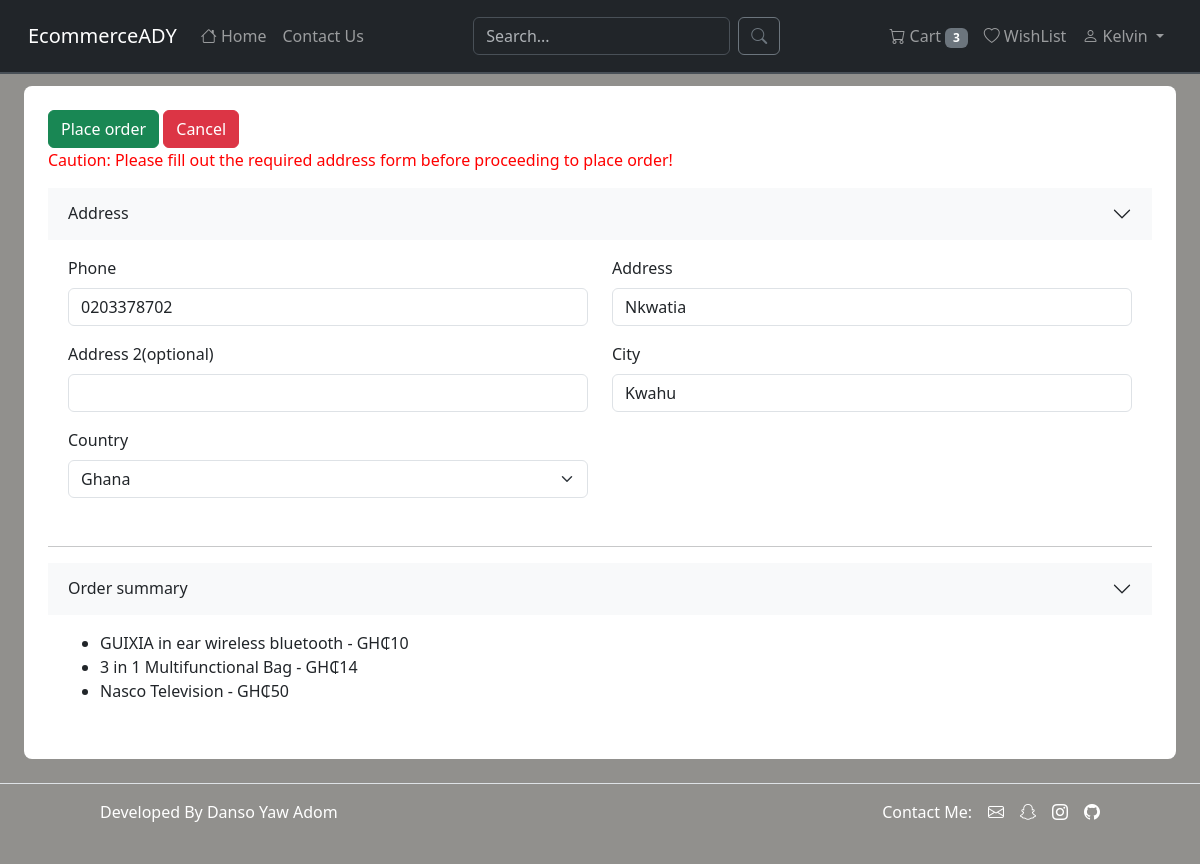
/checkout (signed in), run on the app's committed database.
### ecommerce/models.py (models this page shows, shortened)
class User(db.Model, UserMixin):
	id = db.Column(db.Integer, primary_key=True)
	first_name = db.Column(db.String(120), nullable=False)
	last_name = db.Column(db.String(120), nullable=False)
	email = db.Column(db.String(50), unique=True, nullable=False)
	password = db.Column(db.String(120), nullable=False)
	timestamp = db.Column(db.DateTime, default=datetime.utcnow, nullable=False)
	cart = db.relationship('Cart', backref='user', lazy=True)
	wish_list = db.relationship('WishList', backref='user', lazy=True)
	orders = db.relationship('Orders', backref='user', lazy=True)
	role = db.Column(db.String(50), nullable=False, default='normal')
	phone = db.Column(db.String(120), nullable=True)
	address = db.Column(db.String(120), nullable=True)
	address2 = db.Column(db.String(120), nullable=True)
	city = db.Column(db.String(120), nullable=True)
	zip_code = db.Column(db.String(120), nullable=True)
	country = db.Column(db.String(120), nullable=True)

class Product(db.Model):
	id = db.Column(db.Integer, primary_key=True)
	name = db.Column(db.String(100), nullable=False)
	description = db.Column(db.String(50), nullable=False)
	price = db.Column(db.Integer, nullable=False)
	food_and_Grocery = db.Column(db.Boolean, nullable=False)
	mobilePhones_and_Tablets = db.Column(db.Boolean, nullable=False)
	electronics = db.Column(db.Boolean, nullable=False)
	sports = db.Column(db.Boolean, nullable=False)
	home_Furniture_and_Appliances = db.Column(db.Boolean, nullable=False)
	fashion = db.Column(db.Boolean, nullable=False)
	health_and_Beauty = db.Column(db.Boolean, nullable=False)
	toys = db.Column(db.Boolean, nullable=False)
	timestamp = db.Column(db.DateTime, default=datetime.utcnow, nullable=False)
	image_name = db.Column(db.String(), nullable=False)

### ecommerce/views.py (the view)
@views.route('/checkout')
@login_required
def checkout():
	if bool(current_user.address) and bool(current_user.city) and bool(current_user.country) and bool(current_user.phone):
		form = CheckoutForm(phone=current_user.phone, address=current_user.address, address2=current_user.address2, city=current_user.city, country=current_user.country)
		cart_items = list(db.session.execute(db.select(Cart).filter(Cart.user_id == current_user.id)).scalars())
		product_ids = [item.product_id for item in cart_items]
		cart_products = list(db.session.execute(db.select(Product).filter(Product.id.in_(product_ids))).scalars())
		total_price = 0
		if cart_products:
			for i in cart_products:
				total_price += int(i.price)
		if request.method == 'GET' and cart_products:
			return render_template('views/checkout.html', form=form, summary=cart_products, total_price=total_price)
		else:
			return redirect(url_for('views.cart'))
	else:
		flash('Your account address details are not complete')
		return redirect(url_for('views.edit_profile'))

### ecommerce/forms.py
class CheckoutForm(FlaskForm):
	phone = TelField('Phone', validators=[DataRequired()])
	address = StringField('Address', validators=[DataRequired()])
	address2 = StringField('Address 2', validators=[Optional()])
	city = StringField('City', validators=[DataRequired()])
	country = SelectField('Country', choices=[('Ghana'), ('Nigeria'), ('Togo')], validators=[DataRequired()])

### ecommerce/views.py (called while the page is built)
@views.app_context_processor
def base():
	cart_no = 0
	if current_user.is_authenticated:
		cart_items = db.session.execute(db.select(Cart).filter(Cart.user_id == current_user.id)).scalars()
		cart_no = len(list(cart_items))
	return dict(cart_no=cart_no)

### ecommerce/templates/views/checkout.html (shortened to what this page needs)
{% extends 'views/base.html' %}{% block title %}Checkout{% endblock title %}
{% block content %}
<div class="container-fluid">
	<div class="bg-white p-4 rounded-3">
	    <form action="{{ url_for('views.place_order') }}" method="POST" id="paymentForm">
	    	<div class="mb-3">
            	<button type="submit" class="btn btn-success" id="pay-button">Place order</button>
            	<a href="{{ url_for('views.cart') }}" class="btn btn-danger">Cancel</a>
                <span class="fw-light d-block fs-small" style="color: red;">Caution: Please fill out the required address form before proceeding to place order!</span>
            </div>
            <div class="accordion accordion-flush" id="accordionAddress">
                <div class="accordion-item">
                    <h2 class="accordion-header">
                        <button class="accordion-button collapsed" type="button" data-bs-toggle="collapse" data-bs-target="#address" aria-expanded="false" aria-controls="flush-collapseOne">
                            Address
                        </button>
                    </h2>
                    <div id="address" class="accordion-collapse show" data-bs-parent="#accordionAddress">
                        <div class="accordion-body">
                            <div class="row">
                                <div class="col-md-6 mb-3">
                                    <label for="phone" class="form-label">Phone</label>
                                    {{ form.phone(class="form-control") }}
                                </div>
                                <div class="col-md-6 mb-3">
                                    <label for="address" class="form-label">Address</label>
                                    {{ form.address(class="form-control") }}
                                </div>
                                <div class="col-md-6 mb-3">
                                    <label for="address2" class="form-label">Address 2<span>(optional)</span></label>
                                    {{ form.address2(class="form-control") }}
                                </div>
                                <div class="col-md-6 mb-3">
                                    <label for="city" class="form-label">City</label>
                                    {{ form.city(class="form-control") }}
                                </div>
                                <div class="col-md-6 mb-3">
                                    <label for="country" class="form-label">Country</label>
                                    {{ form.country(class="form-select") }}
                                </div>
                            </div>
                        </div>
                    </div>
                </div>
            </div>
            <hr>
            <div class="accordion accordion-flush" id="accordionSummary">
                <div class="accordion-item">
                    <h2 class="accordion-header">
                        <button class="accordion-button collapsed" type="button" data-bs-toggle="collapse" data-bs-target="#summary" aria-expanded="false" aria-controls="flush-collapseOne">
                            Order summary
                        </button>
                    </h2>
                    <div id="summary" class="accordion-collapse show" data-bs-parent="#accordionSummary">
                        <div class="accordion-body">
                            <ul>
                            	{% for item in summary %}
	                            	<li>{{ item.name }} - GH₵{{ item.price }}</li>
                            	{% endfor %}
                            </ul>
                        </div>
                    </div>
                </div>
            </div>
	    </form>
    </div>
</div>
{% endblock content %}

### ecommerce/templates/views/_navbar.html (shortened to what this page needs)
<div class="navbar navbar-expand-md navbar-dark bg-dark fixed-top p-3 border-bottom border-2">
  <div class="container-fluid">
    <a class="navbar-brand" href="{{ url_for('views.home') }}">EcommerceADY</a>
    <div class="collapse navbar-collapse" id="navbarSupportedContent">
      <ul class="navbar-nav me-auto mb-2 mb-lg-0">
        <li class="nav-item">
          <a class="nav-link" href="{{ url_for('views.home') }}">
            <i class="bi bi-house"></i> Home
          </a>
        </li>
        <li class="nav-item">
          <a class="nav-link" href="#">
            Contact Us
          </a>
        </li>
      </ul>
      <form class="d-flex" method="POST" action="{{ url_for('views.search') }}">
        <input class="form-control me-2" type="text" name="search" placeholder="Search..." aria-label="Search">
        <button class="btn btn-outline-secondary" type="submit">
          <i class="bi bi-search"></i>
        </button>
      </form>
      <ul class="navbar-nav ms-auto mb-2 mb-lg-0">
        {% if current_user.is_authenticated %}
        <li class="nav-item">
          <a class="nav-link" href="{{ url_for('views.cart') }}">
            <i class="bi bi-cart"></i> Cart
            {% if cart_no > 0 %}
            <span class="badge bg-secondary">{{ cart_no }}</span>
            {% endif %}
          </a>
        </li>
        <li class="nav-item">
          <a class="nav-link" href="{{ url_for('views.wishlist') }}">
            <i class="bi bi-heart"></i> WishList
          </a>
        </li>
        <li class="nav-item dropdown">
          <a class="nav-link dropdown-toggle" href="#" id="navbarDropdown" role="button" data-bs-toggle="dropdown" aria-expanded="false">
            <i class="bi bi-person"></i> {{current_user.first_name}}
          </a>
        </li>
        {% endif %}
      </ul>
    </div>
  </div>
</div>

### ecommerce/static/css/base.css (style rules this page uses)
body { background: #91908d; font-family: 'Segoe UI', Tahoma, Geneva, Verdana, sans-serif; }
.accordion-button { background-color: #007bff; border: none; }
.accordion-button.collapsed { background-color: #f8f9fa; }

### data on the page
User: first_name "Kelvin", phone "0203378702", address "Nkwatia", city "Kwahu", country "Ghana"
Product: name "GUIXIA in ear wireless bluetooth", price "10"
Product: name "3 in 1 Multifunctional Bag", price "14"
Product: name "Nasco Television", price "50"

### other printed values
{{ cart_no }} "3"
